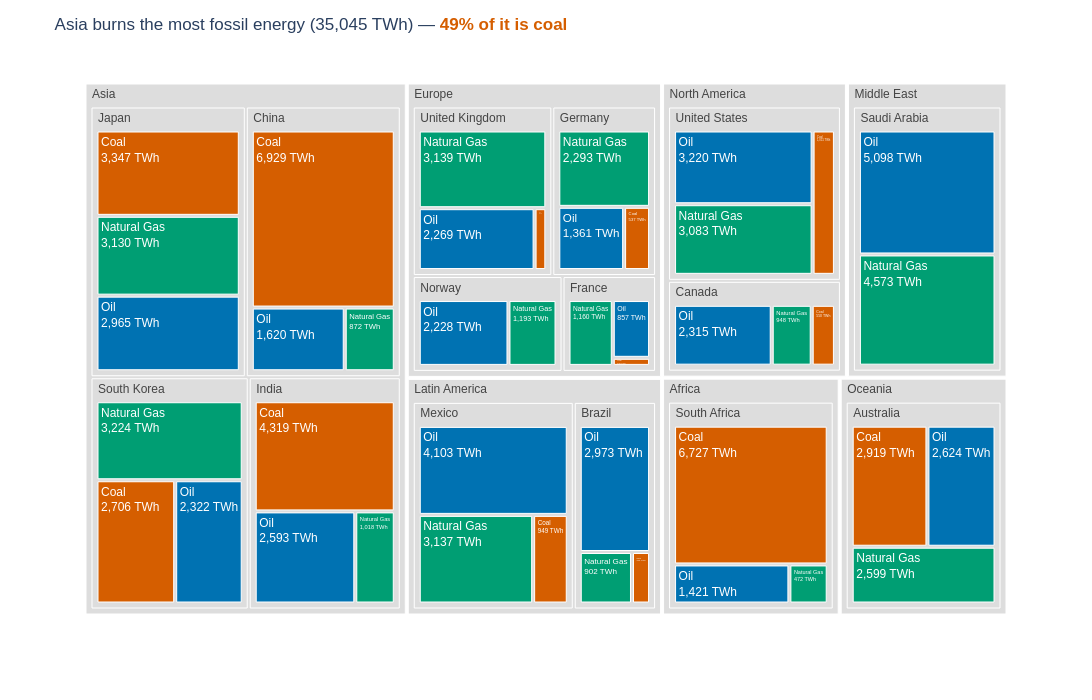

Write notebook code for a chart like this one.
### Markdown cell above
## Task 1 — Treemap: fossil fuel dependency by country

**What to build:** A treemap showing **fossil fuel TWh only**, broken down by Region → Country → Source (Coal / Oil / Natural Gas).

**Requirements:**
- Filter to fossil sources only before plotting
- Use `path=['Region', 'Country', 'Source']` for the hierarchy
- Colour encodes the fossil source type (Coal / Oil / Natural Gas) with a CVD-safe palette
- Show TWh values in labels — no percentages
- Grey out parent nodes (Region and Country level)
- Insight title naming which region or country is most fossil-dependent

> 💡 `df.loc[df['Source_Type'] == 'Fossil']`

### Code cell
# Task 1 — Treemap: fossil fuel TWh by Region -> Country -> Source

# ── Data prep ─────────────────────────────────────────────────────────────────
df_fossil = df.loc[df['Source_Type'] == 'Fossil'].copy()

region_tot = df_fossil.groupby('Region')['TWh'].sum().sort_values(ascending=False)
top_region = region_tot.index[0]
top_region_coal = df_fossil.loc[(df_fossil['Region'] == top_region) & (df_fossil['Source'] == 'Coal'), 'TWh'].sum()

# CVD-safe colours (Okabe-Ito palette) — one per fossil source
fossil_colours = {
    'Coal':        '#D55E00',   # vermillion
    'Oil':         '#0072B2',   # blue
    'Natural Gas': '#009E73',   # bluish green
}

# ── Step 1: Plotly Express base chart ─────────────────────────────────────────
fig = px.treemap(
    df_fossil,
    path=['Region', 'Country', 'Source'],
    values='TWh',
    color='Source',
    color_discrete_map=fossil_colours,
    height=700, width=1100,
    template='plotly_white'
)

# ── Step 2: Customisation ─────────────────────────────────────────────────────
fig.update_traces(
    texttemplate='%{label}<br>%{value:,.0f} TWh',          # TWh only, no percentages
    hovertemplate='<b>%{label}</b><br>%{value:,.0f} TWh<extra></extra>',
)

# Grey out parent nodes (Region and Country) — keep colour only on the sources
fig.data[0].marker.colors = [
    c if c in fossil_colours.values() else '#DDDDDD'
    for c in fig.data[0].marker.colors
]

fig.update_layout(
    title=(f'{top_region} burns the most fossil energy ({region_tot.iloc[0]:,.0f} TWh) — '
           f'<span style="color:#D55E00"><b>{top_region_coal / region_tot.iloc[0]:.0%} of it is coal</b></span>'),
    font=dict(family='Arial', size=12),
)
fig.show()

### Figure 1 — Plotly figure (JSON) as saved in the notebook; plotly's stock layout.template omitted (floating-point values rounded to 4 significant figures)
{"data": [{"branchvalues": "total", "customdata": [["(?)"], ["(?)"], ["(?)"], ["(?)"], ["(?)"], ["(?)"], ["(?)"], ["(?)"], ["(?)"], ["(?)"], ["(?)"], ["(?)"], ["(?)"], ["(?)"], ["(?)"], ["(?)"], ["(?)"], ["(?)"], ["(?)"], ["(?)"], ["(?)"], ["(?)"], ["Coal"], ["Coal"], ["Coal"], ["Coal"], ["Coal"], ["Coal"], ["Coal"], ["Coal"], ["Coal"], ["Coal"], ["Coal"], ["Coal"], ["Coal"], ["Natural Gas"], ["Natural Gas"], ["Natural Gas"], ["Natural Gas"], ["Natural Gas"], ["Natural Gas"], ["Natural Gas"], ["Natural Gas"], ["Natural Gas"], ["Natural Gas"], ["Natural Gas"], ["Natural Gas"], ["Natural Gas"], ["Natural Gas"], ["Natural Gas"], ["Oil"], ["Oil"], ["Oil"], ["Oil"], ["Oil"], ["Oil"], ["Oil"], ["Oil"], ["Oil"], ["Oil"], ["Oil"], ["Oil"], ["Oil"], ["Oil"], ["Oil"]], "domain": {"x": [0, 1], "y": [0, 1]}, "hovertemplate": "<b>%{label}</b><br>%{value:,.0f} TWh<extra></extra>", "ids": ["Africa", "North America/United States", "Asia/China", "Europe/Germany", "Europe/France", "Europe/United Kingdom", "Asia/India", "Latin America/Brazil", "Oceania/Australia", "Middle East", "Asia/South Korea", "Asia/Japan", "Middle East/Saudi Arabia", "Africa/South Africa", "North America/Canada", "Latin America/Mexico", "North America", "Asia", "Europe", "Latin America", "Oceania", "Europe/Norway", "Latin America/Mexico/Coal", "North America/Canada/Coal", "Africa/South Africa/Coal", "Asia/South Korea/Coal", "North America/United States/Coal", "Latin America/Brazil/Coal", "Europe/France/Coal", "Asia/India/Coal", "Asia/Japan/Coal", "Asia/China/Coal", "Europe/Germany/Coal", "Europe/United Kingdom/Coal", "Oceania/Australia/Coal", "Europe/United Kingdom/Natural Gas", "Europe/Germany/Natural Gas", "Asia/India/Natural Gas", "Asia/Japan/Natural Gas", "Latin America/Brazil/Natural Gas", "Latin America/Mexico/Natural Gas", "North America/Canada/Natural Gas", "Africa/South Africa/Natural Gas", "Oceania/Australia/Natural Gas", "Middle East/Saudi Arabia/Natural Gas", "Europe/Norway/Natural Gas", "North America/United States/Natural Gas", "Asia/South Korea/Natural Gas", "Asia/China/Natural Gas", "Europe/France/Natural Gas", "Asia/China/Oil", "Europe/Germany/Oil", "North America/United States/Oil", "Asia/Japan/Oil", "Europe/United Kingdom/Oil", "Asia/India/Oil", "Latin America/Brazil/Oil", "Latin America/Mexico/Oil", "North America/Canada/Oil", "Oceania/Australia/Oil", "Africa/South Africa/Oil", "Europe/Norway/Oil", "Asia/South Korea/Oil", "Europe/France/Oil", "Middle East/Saudi Arabia/Oil"], "labels": ["Africa", "United States", "China", "Germany", "France", "United Kingdom", "India", "Brazil", "Australia", "Middle East", "South Korea", "Japan", "Saudi Arabia", "South Africa", "Canada", "Mexico", "North America", "Asia", "Europe", "Latin America", "Oceania", "Norway", "Coal", "Coal", "Coal", "Coal", "Coal", "Coal", "Coal", "Coal", "Coal", "Coal", "Coal", "Coal", "Coal", "Natural Gas", "Natural Gas", "Natural Gas", "Natural Gas", "Natural Gas", "Natural Gas", "Natural Gas", "Natural Gas", "Natural Gas", "Natural Gas", "Natural Gas", "Natural Gas", "Natural Gas", "Natural Gas", "Natural Gas", "Oil", "Oil", "Oil", "Oil", "Oil", "Oil", "Oil", "Oil", "Oil", "Oil", "Oil", "Oil", "Oil", "Oil", "Oil"], "marker": {"colors": ["#DDDDDD", "#DDDDDD", "#DDDDDD", "#DDDDDD", "#DDDDDD", "#DDDDDD", "#DDDDDD", "#DDDDDD", "#DDDDDD", "#DDDDDD", "#DDDDDD", "#DDDDDD", "#DDDDDD", "#DDDDDD", "#DDDDDD", "#DDDDDD", "#DDDDDD", "#DDDDDD", "#DDDDDD", "#DDDDDD", "#DDDDDD", "#DDDDDD", "#D55E00", "#D55E00", "#D55E00", "#D55E00", "#D55E00", "#D55E00", "#D55E00", "#D55E00", "#D55E00", "#D55E00", "#D55E00", "#D55E00", "#D55E00", "#009E73", "#009E73", "#009E73", "#009E73", "#009E73", "#009E73", "#009E73", "#009E73", "#009E73", "#009E73", "#009E73", "#009E73", "#009E73", "#009E73", "#009E73", "#0072B2", "#0072B2", "#0072B2", "#0072B2", "#0072B2", "#0072B2", "#0072B2", "#0072B2", "#0072B2", "#0072B2", "#0072B2", "#0072B2", "#0072B2", "#0072B2", "#0072B2"]}, "name": "", "parents": ["", "North America", "Asia", "Europe", "Europe", "Europe", "Asia", "Latin America", "Oceania", "", "Asia", "Asia", "Middle East", "Africa", "North America", "Latin America", "", "", "", "", "", "Europe", "Latin America/Mexico", "North America/Canada", "Africa/South Africa", "Asia/South Korea", "North America/United States", "Latin America/Brazil", "Europe/France", "Asia/India", "Asia/Japan", "Asia/China", "Europe/Germany", "Europe/United Kingdom", "Oceania/Australia", "Europe/United Kingdom", "Europe/Germany", "Asia/India", "Asia/Japan", "Latin America/Brazil", "Latin America/Mexico", "North America/Canada", "Africa/South Africa", "Oceania/Australia", "Middle East/Saudi Arabia", "Europe/Norway", "North America/United States", "Asia/South Korea", "Asia/China", "Europe/France", "Asia/China", "Europe/Germany", "North America/United States", "Asia/Japan", "Europe/United Kingdom", "Asia/India", "Latin America/Brazil", "Latin America/Mexico", "North America/Canada", "Oceania/Australia", "Africa/South Africa", "Europe/Norway", "Asia/South Korea", "Europe/France", "Middle East/Saudi Arabia"], "texttemplate": "%{label}<br>%{value:,.0f} TWh", "type": "treemap", "values": [8620.0, 7318.0, 9421.0, 4191.0, 2137.0, 5638.0, 7930.0, 4187.0, 8142.0, 9671.0, 8252.0, 9442.0, 9671.0, 8620.0, 3813.0, 8189.0, 11130.0, 35050.0, 15390.0, 12380.0, 8142.0, 3421.0, 949.0, 550.0, 6727.0, 2706.0, 1015.0, 312.0, 120.0, 4319.0, 3347.0, 6929.0, 537.0, 230.0, 2919.0, 3139.0, 2293.0, 1018.0, 3130.0, 902.0, 3137.0, 948.0, 472.0, 2599.0, 4573.0, 1193.0, 3083.0, 3224.0, 872.0, 1160.0, 1620.0, 1361.0, 3220.0, 2965.0, 2269.0, 2593.0, 2973.0, 4103.0, 2315.0, 2624.0, 1421.0, 2228.0, 2322.0, 857.0, 5098.0]}], "layout": {"font": {"family": "Arial", "size": 12}, "height": 700, "legend": {"tracegroupgap": 0}, "margin": {"t": 60}, "title": {"text": "Asia burns the most fossil energy (35,045 TWh) — <span style=\"color:#D55E00\"><b>49% of it is coal</b></span>"}, "width": 1100}}
